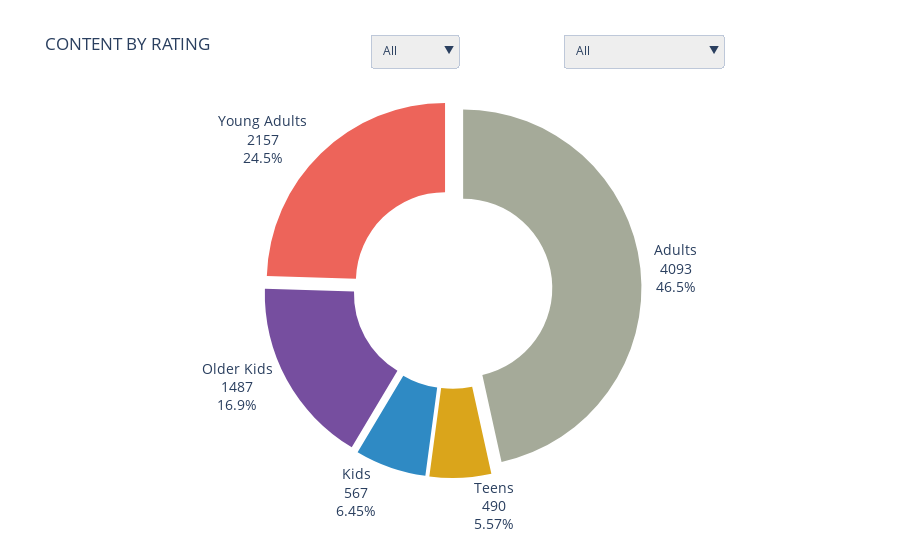

Notebook code for this chart:
### Markdown cell above
##### ***4.4) CONTENT BY RATING***

### Code cell
initial_data = get_column_data(df, 'rating')

fig = px.pie(
    initial_data,
    names='rating',
    values='count',
    title='CONTENT BY RATING',
    hole=0.5,
    color_discrete_sequence=px.colors.qualitative.Vivid_r
)

fig.update_traces(
    textinfo='label+percent+value',
    textposition='outside',
    textfont_size=14,
    pull=[0.06]*len(initial_data)
)

# ✨ Apply dynamic filters (type, release_year, country)
fig.update_layout(
    showlegend=False,
    updatemenus=[
        #create_dropdown('release_year', df, chart_column='rating', top_n=8, x=0, y=1.2),
        create_dropdown('type', df, chart_column='rating', top_n=2, x=0.35, y=1.2),
        create_dropdown('country', df, chart_column='rating', top_n=50, x=0.7, y=1.2),
    ]
)

fig.show()

### Figure 1 — Plotly figure (JSON) as saved in the notebook; plotly's stock layout.template omitted (floating-point values rounded to 4 significant figures)
{"data": [{"domain": {"x": [0, 1], "y": [0, 1]}, "hole": 0.5, "hovertemplate": "rating=%{label}<br>count=%{value}<extra></extra>", "labels": ["Adults", "Young Adults", "Older Kids", "Kids", "Teens"], "legendgroup": "", "name": "", "pull": [0.06, 0.06, 0.06, 0.06, 0.06], "showlegend": true, "textfont": {"size": 14}, "textinfo": "label+percent+value", "textposition": "outside", "type": "pie", "values": [4093, 2157, 1487, 567, 490]}], "layout": {"legend": {"tracegroupgap": 0}, "piecolorway": ["rgb(165, 170, 153)", "rgb(237, 100, 90)", "rgb(118, 78, 159)", "rgb(47, 138, 196)", "rgb(218, 165, 27)", "rgb(36, 121, 108)", "rgb(204, 97, 176)", "rgb(153, 201, 69)", "rgb(82, 188, 163)", "rgb(93, 105, 177)", "rgb(229, 134, 6)"], "showlegend": false, "title": {"text": "CONTENT BY RATING"}, "updatemenus": [{"bgcolor": "#eeeeee", "buttons": [{"args": [{"labels": [["Adults", "Young Adults", "Older Kids", "Kids", "Teens"]], "pull": [0.06, 0.06, 0.06, 0.06, 0.06], "values": [[4093, 2157, 1487, 567, 490]]}], "label": "All", "method": "restyle"}, {"args": [{"labels": [["Adults", "Young Adults", "Older Kids", "Teens", "Kids"]], "pull": [0.06, 0.06, 0.06, 0.06, 0.06], "values": [[2942, 1427, 971, 490, 298]]}], "label": "Movie", "method": "restyle"}, {"args": [{"labels": [["Adults", "Young Adults", "Older Kids", "Kids"]], "pull": [0.06, 0.06, 0.06, 0.06], "values": [[1151, 730, 516, 269]]}], "label": "TV Show", "method": "restyle"}], "direction": "down", "font": {"size": 12}, "pad": {"r": 10, "t": 10}, "showactive": true, "x": 0.35, "xanchor": "left", "y": 1.2, "yanchor": "top"}, {"bgcolor": "#eeeeee", "buttons": [{"args": [{"labels": [["Adults", "Young Adults", "Older Kids", "Kids", "Teens"]], "pull": [0.06, 0.06, 0.06, 0.06, 0.06], "values": [[4093, 2157, 1487, 567, 490]]}], "label": "All", "method": "restyle"}, {"args": [{"labels": [["Adults", "Older Kids", "Young Adults", "Teens", "Kids"]], "pull": [0.06, 0.06, 0.06, 0.06, 0.06], "values": [[1804, 694, 495, 433, 255]]}], "label": "United States", "method": "restyle"}, {"args": [{"labels": [["Young Adults", "Adults", "Older Kids", "Kids", "Teens"]], "pull": [0.06, 0.06, 0.06, 0.06, 0.06], "values": [[572, 278, 169, 16, 11]]}], "label": "India", "method": "restyle"}, {"args": [{"labels": [["Adults", "Young Adults", "Older Kids", "Kids", "Teens"]], "pull": [0.06, 0.06, 0.06, 0.06, 0.06], "values": [[288, 230, 195, 109, 8]]}], "label": "unknown", "method": "restyle"}, {"args": [{"labels": [["Adults", "Older Kids", "Young Adults", "Teens", "Kids"]], "pull": [0.06, 0.06, 0.06, 0.06, 0.06], "values": [[410, 145, 103, 84, 63]]}], "label": "United Kingdom", "method": "restyle"}, {"args": [{"labels": [["Adults", "Older Kids", "Kids", "Young Adults", "Teens"]], "pull": [0.06, 0.06, 0.06, 0.06, 0.06], "values": [[192, 108, 64, 49, 32]]}], "label": "Canada", "method": "restyle"}, {"args": [{"labels": [["Adults", "Older Kids", "Young Adults", "Teens", "Kids"]], "pull": [0.06, 0.06, 0.06, 0.06, 0.06], "values": [[227, 54, 48, 35, 29]]}], "label": "France", "method": "restyle"}, {"args": [{"labels": [["Adults", "Young Adults", "Older Kids", "Teens", "Kids"]], "pull": [0.06, 0.06, 0.06, 0.06, 0.06], "values": [[111, 98, 93, 9, 6]]}], "label": "Japan", "method": "restyle"}, {"args": [{"labels": [["Adults", "Young Adults", "Older Kids", "Kids", "Teens"]], "pull": [0.06, 0.06, 0.06, 0.06, 0.06], "values": [[185, 18, 15, 9, 5]]}], "label": "Spain", "method": "restyle"}, {"args": [{"labels": [["Adults", "Young Adults", "Older Kids", "Kids", "Teens"]], "pull": [0.06, 0.06, 0.06, 0.06, 0.06], "values": [[98, 86, 35, 11, 1]]}], "label": "South Korea", "method": "restyle"}, {"args": [{"labels": [["Adults", "Teens", "Older Kids", "Young Adults", "Kids"]], "pull": [0.06, 0.06, 0.06, 0.06, 0.06], "values": [[127, 31, 31, 28, 14]]}], "label": "Germany", "method": "restyle"}, {"args": [{"labels": [["Adults", "Young Adults", "Older Kids", "Teens", "Kids"]], "pull": [0.06, 0.06, 0.06, 0.06, 0.06], "values": [[120, 22, 20, 4, 3]]}], "label": "Mexico", "method": "restyle"}, {"args": [{"labels": [["Young Adults", "Adults", "Older Kids", "Teens", "Kids"]], "pull": [0.06, 0.06, 0.06, 0.06, 0.06], "values": [[58, 56, 25, 13, 10]]}], "label": "China", "method": "restyle"}, {"args": [{"labels": [["Adults", "Older Kids", "Young Adults", "Kids", "Teens"]], "pull": [0.06, 0.06, 0.06, 0.06, 0.06], "values": [[69, 40, 21, 18, 11]]}], "label": "Australia", "method": "restyle"}, {"args": [{"labels": [["Young Adults", "Adults", "Older Kids", "Kids"]], "pull": [0.06, 0.06, 0.06, 0.06], "values": [[77, 33, 6, 1]]}], "label": "Egypt", "method": "restyle"}, {"args": [{"labels": [["Adults", "Young Adults", "Older Kids", "Kids"]], "pull": [0.06, 0.06, 0.06, 0.06], "values": [[71, 32, 9, 1]]}], "label": "Turkey", "method": "restyle"}, {"args": [{"labels": [["Adults", "Young Adults", "Older Kids", "Teens"]], "pull": [0.06, 0.06, 0.06, 0.06], "values": [[54, 38, 7, 6]]}], "label": "Hong Kong", "method": "restyle"}, {"args": [{"labels": [["Young Adults", "Adults", "Older Kids", "Kids"]], "pull": [0.06, 0.06, 0.06, 0.06], "values": [[47, 45, 10, 1]]}], "label": "Nigeria", "method": "restyle"}, {"args": [{"labels": [["Adults", "Older Kids", "Young Adults", "Teens", "Kids"]], "pull": [0.06, 0.06, 0.06, 0.06, 0.06], "values": [[58, 14, 14, 9, 5]]}], "label": "Italy", "method": "restyle"}, {"args": [{"labels": [["Adults", "Older Kids", "Young Adults", "Kids", "Teens"]], "pull": [0.06, 0.06, 0.06, 0.06, 0.06], "values": [[64, 13, 12, 7, 1]]}], "label": "Brazil", "method": "restyle"}, {"args": [{"labels": [["Adults", "Young Adults", "Kids", "Older Kids"]], "pull": [0.06, 0.06, 0.06, 0.06], "values": [[71, 10, 5, 5]]}], "label": "Argentina", "method": "restyle"}, {"args": [{"labels": [["Adults", "Older Kids", "Young Adults", "Teens", "Kids"]], "pull": [0.06, 0.06, 0.06, 0.06, 0.06], "values": [[67, 9, 7, 5, 2]]}], "label": "Belgium", "method": "restyle"}, {"args": [{"labels": [["Young Adults", "Older Kids", "Adults", "Kids", "Teens"]], "pull": [0.06, 0.06, 0.06, 0.06, 0.06], "values": [[37, 22, 21, 8, 2]]}], "label": "Indonesia", "method": "restyle"}, {"args": [{"labels": [["Young Adults", "Adults", "Older Kids", "Teens"]], "pull": [0.06, 0.06, 0.06, 0.06], "values": [[42, 36, 10, 1]]}], "label": "Taiwan", "method": "restyle"}, {"args": [{"labels": [["Adults", "Young Adults", "Older Kids", "Kids", "Teens"]], "pull": [0.06, 0.06, 0.06, 0.06, 0.06], "values": [[35, 35, 8, 4, 1]]}], "label": "Philippines", "method": "restyle"}, {"args": [{"labels": [["Adults", "Young Adults", "Older Kids", "Teens", "Kids"]], "pull": [0.06, 0.06, 0.06, 0.06, 0.06], "values": [[47, 16, 5, 1, 1]]}], "label": "Thailand", "method": "restyle"}, {"args": [{"labels": [["Adults", "Young Adults", "Teens", "Older Kids", "Kids"]], "pull": [0.06, 0.06, 0.06, 0.06, 0.06], "values": [[37, 11, 7, 6, 1]]}], "label": "South Africa", "method": "restyle"}, {"args": [{"labels": [["Adults", "Young Adults", "Older Kids"]], "pull": [0.06, 0.06, 0.06], "values": [[36, 15, 1]]}], "label": "Colombia", "method": "restyle"}, {"args": [{"labels": [["Adults", "Young Adults", "Older Kids", "Kids", "Teens"]], "pull": [0.06, 0.06, 0.06, 0.06, 0.06], "values": [[28, 8, 7, 6, 1]]}], "label": "Netherlands", "method": "restyle"}, {"args": [{"labels": [["Adults", "Older Kids", "Kids", "Young Adults", "Teens"]], "pull": [0.06, 0.06, 0.06, 0.06, 0.06], "values": [[30, 6, 5, 4, 3]]}], "label": "Denmark", "method": "restyle"}, {"args": [{"labels": [["Adults", "Kids", "Teens", "Young Adults", "Older Kids"]], "pull": [0.06, 0.06, 0.06, 0.06, 0.06], "values": [[25, 8, 5, 4, 4]]}], "label": "Ireland", "method": "restyle"}, {"args": [{"labels": [["Adults", "Young Adults", "Teens", "Older Kids"]], "pull": [0.06, 0.06, 0.06, 0.06], "values": [[32, 5, 3, 2]]}], "label": "Sweden", "method": "restyle"}, {"args": [{"labels": [["Young Adults", "Adults", "Older Kids", "Kids"]], "pull": [0.06, 0.06, 0.06, 0.06], "values": [[19, 16, 4, 2]]}], "label": "Singapore", "method": "restyle"}, {"args": [{"labels": [["Adults", "Young Adults", "Teens", "Older Kids"]], "pull": [0.06, 0.06, 0.06, 0.06], "values": [[35, 4, 1, 1]]}], "label": "Poland", "method": "restyle"}, {"args": [{"labels": [["Adults", "Young Adults", "Older Kids", "Kids", "Teens"]], "pull": [0.06, 0.06, 0.06, 0.06, 0.06], "values": [[12, 12, 9, 2, 2]]}], "label": "United Arab Emirates", "method": "restyle"}, {"args": [{"labels": [["Adults", "Older Kids", "Teens", "Young Adults"]], "pull": [0.06, 0.06, 0.06, 0.06], "values": [[17, 7, 5, 4]]}], "label": "New Zealand", "method": "restyle"}, {"args": [{"labels": [["Adults", "Young Adults", "Older Kids"]], "pull": [0.06, 0.06, 0.06], "values": [[15, 13, 3]]}], "label": "Lebanon", "method": "restyle"}, {"args": [{"labels": [["Adults", "Young Adults", "Older Kids", "Teens"]], "pull": [0.06, 0.06, 0.06, 0.06], "values": [[18, 6, 4, 2]]}], "label": "Israel", "method": "restyle"}, {"args": [{"labels": [["Adults", "Teens", "Young Adults", "Older Kids"]], "pull": [0.06, 0.06, 0.06, 0.06], "values": [[21, 4, 3, 2]]}], "label": "Norway", "method": "restyle"}, {"args": [{"labels": [["Adults", "Young Adults", "Older Kids"]], "pull": [0.06, 0.06, 0.06], "values": [[23, 5, 1]]}], "label": "Chile", "method": "restyle"}, {"args": [{"labels": [["Adults", "Kids", "Older Kids", "Young Adults", "Teens"]], "pull": [0.06, 0.06, 0.06, 0.06, 0.06], "values": [[12, 5, 4, 4, 2]]}], "label": "Russia", "method": "restyle"}, {"args": [{"labels": [["Older Kids", "Young Adults", "Adults", "Kids"]], "pull": [0.06, 0.06, 0.06, 0.06], "values": [[11, 10, 4, 1]]}], "label": "Malaysia", "method": "restyle"}, {"args": [{"labels": [["Young Adults", "Older Kids", "Adults"]], "pull": [0.06, 0.06, 0.06], "values": [[14, 6, 4]]}], "label": "Pakistan", "method": "restyle"}, {"args": [{"labels": [["Adults", "Young Adults", "Teens", "Older Kids"]], "pull": [0.06, 0.06, 0.06, 0.06], "values": [[12, 4, 3, 3]]}], "label": "Czech Republic", "method": "restyle"}, {"args": [{"labels": [["Adults", "Teens", "Young Adults", "Kids", "Older Kids"]], "pull": [0.06, 0.06, 0.06, 0.06, 0.06], "values": [[11, 5, 1, 1, 1]]}], "label": "Switzerland", "method": "restyle"}, {"args": [{"labels": [["Adults", "Young Adults", "Older Kids", "Teens"]], "pull": [0.06, 0.06, 0.06, 0.06], "values": [[10, 2, 1, 1]]}], "label": "Romania", "method": "restyle"}, {"args": [{"labels": [["Adults", "Kids", "Older Kids", "Young Adults"]], "pull": [0.06, 0.06, 0.06, 0.06], "values": [[9, 2, 2, 1]]}], "label": "Uruguay", "method": "restyle"}, {"args": [{"labels": [["Young Adults", "Older Kids", "Adults"]], "pull": [0.06, 0.06, 0.06], "values": [[8, 3, 2]]}], "label": "Saudi Arabia", "method": "restyle"}, {"args": [{"labels": [["Adults", "Older Kids", "Young Adults"]], "pull": [0.06, 0.06, 0.06], "values": [[7, 3, 2]]}], "label": "Austria", "method": "restyle"}, {"args": [{"labels": [["Adults", "Older Kids", "Teens", "Young Adults"]], "pull": [0.06, 0.06, 0.06, 0.06], "values": [[6, 3, 2, 1]]}], "label": "Luxembourg", "method": "restyle"}, {"args": [{"labels": [["Adults", "Older Kids", "Teens", "Kids", "Young Adults"]], "pull": [0.06, 0.06, 0.06, 0.06, 0.06], "values": [[5, 2, 2, 1, 1]]}], "label": "Finland", "method": "restyle"}], "direction": "down", "font": {"size": 12}, "pad": {"r": 10, "t": 10}, "showactive": true, "x": 0.7, "xanchor": "left", "y": 1.2, "yanchor": "top"}]}}
